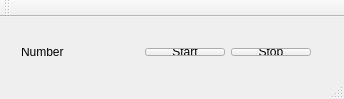
<?xml version="1.0" encoding="UTF-8"?>
<ui version="4.0">
 <class>MainWindow</class>
 <widget class="QMainWindow" name="MainWindow">
  <property name="geometry">
   <rect>
    <x>0</x>
    <y>0</y>
    <width>344</width>
    <height>99</height>
   </rect>
  </property>
  <property name="windowTitle">
   <string>MainWindow</string>
  </property>
  <widget class="QWidget" name="centralWidget">
   <widget class="QWidget" name="">
    <property name="geometry">
     <rect>
      <x>10</x>
      <y>20</y>
      <width>312</width>
      <height>30</height>
     </rect>
    </property>
    <layout class="QHBoxLayout" name="horizontalLayout">
     <item>
      <widget class="QLabel" name="label">
       <property name="text">
        <string>Number</string>
       </property>
      </widget>
     </item>
     <item>
      <spacer name="horizontalSpacer">
       <property name="orientation">
        <enum>Qt::Horizontal</enum>
       </property>
       <property name="sizeHint" stdset="0">
        <size>
         <width>58</width>
         <height>20</height>
        </size>
       </property>
      </spacer>
     </item>
     <item>
      <widget class="QPushButton" name="pushButton">
       <property name="text">
        <string>Start</string>
       </property>
      </widget>
     </item>
     <item>
      <widget class="QPushButton" name="pushButton_2">
       <property name="text">
        <string>Stop</string>
       </property>
      </widget>
     </item>
    </layout>
   </widget>
  </widget>
  <widget class="QToolBar" name="mainToolBar">
   <attribute name="toolBarArea">
    <enum>TopToolBarArea</enum>
   </attribute>
   <attribute name="toolBarBreak">
    <bool>false</bool>
   </attribute>
  </widget>
  <widget class="QStatusBar" name="statusBar"/>
 </widget>
 <layoutdefault spacing="6" margin="11"/>
 <resources/>
 <connections/>
</ui>
